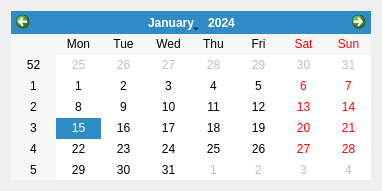
<?xml version="1.0" encoding="UTF-8"?>
<ui version="4.0">
 <class>WebForm</class>
 <widget class="QWidget" name="WebForm">
  <property name="geometry">
   <rect>
    <x>0</x>
    <y>0</y>
    <width>382</width>
    <height>191</height>
   </rect>
  </property>
  <property name="windowTitle">
   <string>Form</string>
  </property>
  <layout class="QHBoxLayout" name="horizontalLayout">
   <item>
    <widget class="QCalendarWidget" name="calendarWidget"/>
   </item>
  </layout>
 </widget>
 <resources/>
 <connections/>
</ui>
